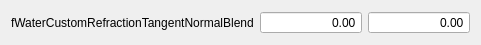
<?xml version="1.0" encoding="UTF-8"?>
<ui version="4.0">
 <class>Form</class>
 <widget class="QWidget" name="Form">
  <property name="geometry">
   <rect>
    <x>0</x>
    <y>0</y>
    <width>481</width>
    <height>38</height>
   </rect>
  </property>
  <property name="windowTitle">
   <string>Form</string>
  </property>
  <layout class="QHBoxLayout" name="horizontalLayout">
   <item>
    <widget class="QLabel" name="valName">
     <property name="minimumSize">
      <size>
       <width>225</width>
       <height>0</height>
      </size>
     </property>
     <property name="text">
      <string>fWaterCustomRefractionTangentNormalBlend</string>
     </property>
    </widget>
   </item>
   <item>
    <widget class="QDoubleSpinBox" name="v0">
     <property name="alignment">
      <set>Qt::AlignRight|Qt::AlignTrailing|Qt::AlignVCenter</set>
     </property>
     <property name="buttonSymbols">
      <enum>QAbstractSpinBox::NoButtons</enum>
     </property>
     <property name="correctionMode">
      <enum>QAbstractSpinBox::CorrectToNearestValue</enum>
     </property>
     <property name="showGroupSeparator" stdset="0">
      <bool>false</bool>
     </property>
     <property name="minimum">
      <double>-10000000000000000735758738477112498397576062152177456799245857901351759143802190202050679656153088.000000000000000</double>
     </property>
     <property name="maximum">
      <double>999999999999999993220948674361627976461708441944064.000000000000000</double>
     </property>
     <property name="stepType">
      <enum>QAbstractSpinBox::DefaultStepType</enum>
     </property>
     <property name="value">
      <double>0.000000000000000</double>
     </property>
    </widget>
   </item>
   <item>
    <widget class="QDoubleSpinBox" name="v1">
     <property name="alignment">
      <set>Qt::AlignRight|Qt::AlignTrailing|Qt::AlignVCenter</set>
     </property>
     <property name="buttonSymbols">
      <enum>QAbstractSpinBox::NoButtons</enum>
     </property>
     <property name="correctionMode">
      <enum>QAbstractSpinBox::CorrectToNearestValue</enum>
     </property>
     <property name="showGroupSeparator" stdset="0">
      <bool>false</bool>
     </property>
     <property name="minimum">
      <double>-10000000000000000735758738477112498397576062152177456799245857901351759143802190202050679656153088.000000000000000</double>
     </property>
     <property name="maximum">
      <double>999999999999999993220948674361627976461708441944064.000000000000000</double>
     </property>
     <property name="stepType">
      <enum>QAbstractSpinBox::DefaultStepType</enum>
     </property>
     <property name="value">
      <double>0.000000000000000</double>
     </property>
    </widget>
   </item>
  </layout>
 </widget>
 <resources/>
 <connections/>
</ui>
